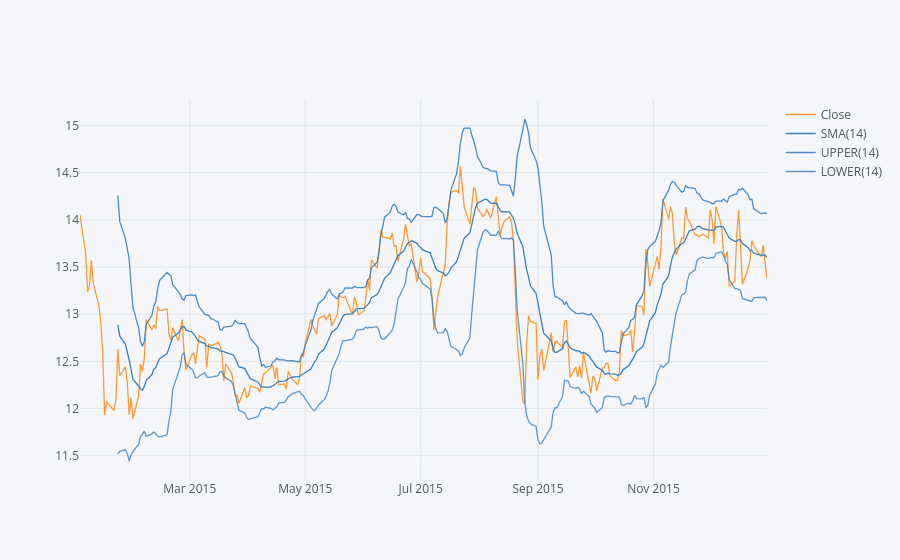

The notebook cell this image was saved under:
### Markdown cell above
**Use .ta_plot(study='boll') to create a Bollinger Band Plot for Bank of America for the year 2015.**

### Code cell
bac['Close'].loc['2015-01-01':'2016-01-01'].ta_plot(study='boll')

### Figure 1 — Plotly figure (JSON) as saved in the notebook; plotly's stock layout.template omitted (floating-point values rounded to 4 significant figures; data arrays with more than 128 entries replaced by an {"elided": "..."} marker saying what was removed)
{"data": [{"line": {"color": "rgba(255, 153, 51, 1.0)", "dash": "solid", "shape": "linear", "width": 1.3}, "mode": "lines", "name": "Close", "text": "", "type": "scatter", "x": {"elided": "252 str values"}, "y": {"elided": "252 float values"}}, {"line": {"color": "rgba(55, 128, 191, 1.0)", "dash": "solid", "shape": "linear", "width": 1.3}, "mode": "lines", "name": "SMA(14)", "text": "", "type": "scatter", "x": {"elided": "252 str values"}, "y": {"elided": "252 mixed values"}}, {"line": {"color": "rgba(55, 128, 191, 0.8999999999999999)", "dash": "solid", "shape": "linear", "width": 1.3}, "mode": "lines", "name": "UPPER(14)", "text": "", "type": "scatter", "x": {"elided": "252 str values"}, "y": {"elided": "252 mixed values"}}, {"line": {"color": "rgba(55, 128, 191, 0.7999999999999998)", "dash": "solid", "shape": "linear", "width": 1.3}, "mode": "lines", "name": "LOWER(14)", "text": "", "type": "scatter", "x": {"elided": "252 str values"}, "y": {"elided": "252 mixed values"}}], "layout": {"autosize": true, "legend": {"bgcolor": "#F5F6F9", "font": {"color": "#4D5663"}}, "paper_bgcolor": "#F5F6F9", "plot_bgcolor": "#F5F6F9", "title": {"font": {"color": "#4D5663"}}, "xaxis": {"autorange": true, "gridcolor": "#E1E5ED", "range": ["2015-01-02", "2015-12-31"], "showgrid": true, "tickfont": {"color": "#4D5663"}, "title": {"font": {"color": "#4D5663"}, "text": ""}, "type": "date", "zerolinecolor": "#E1E5ED"}, "yaxis": {"autorange": true, "gridcolor": "#E1E5ED", "range": [11.24, 15.27], "showgrid": true, "tickfont": {"color": "#4D5663"}, "title": {"font": {"color": "#4D5663"}, "text": ""}, "type": "linear", "zerolinecolor": "#E1E5ED"}}}
